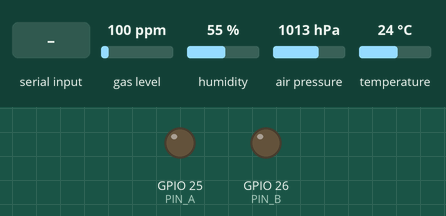
Bench run of a sketch on a simulated ESP32. Shown: output pins drawn as LEDs (lit = HIGH). The test bench sets the inputs (shaded band); at power-on: gas level 100 ppm, humidity 55 %, air pressure 1013 hPa, temperature 24 °C. What the sketch prints to the serial monitor is not drawn.

Above: at 3.8 s.
3.9 s: gas level set to 500 ppm
At 5.2 s:
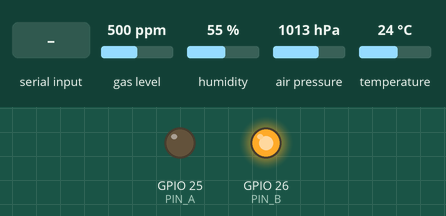
6.3 s: "t" received over Serial
At 6.7 s:
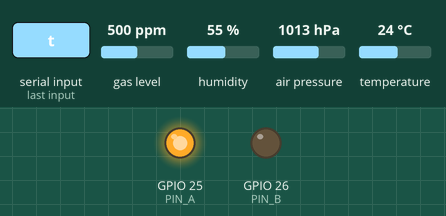
Timing chart, 0 to 17.4 s (numbered marks = the images above; inputs shaded):
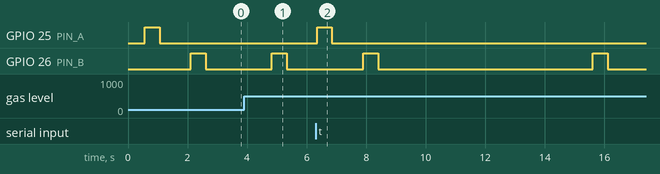

Measured:
- after the input at 3.9 s, GPIO 26 (PIN_B): LOW → HIGH after 0.93 s, → LOW 0.50 s later
- after the input at 6.3 s, GPIO 25 (PIN_A): LOW → HIGH after 0.05 s, → LOW 0.50 s later

The sketch:

desk_test.ino
```cpp
// 机上テスト：リレーモジュール＋BME688（Freenove ESP32-WROVER）
// 起動すると
//   1) I2Cスキャン → BME688の確認
//   2) モジュールA（GPIO25）→ B（GPIO26）を0.5秒ずつ自動でカチッ
//   3) 1秒ごとにBME688の値を表示
//   4) においを検知したら（普段比 -20%以上）モジュールBをカチッ（暖機なし・机用）
// シリアルモニタ（115200）から u=A / d=B / s=停止 / t=自動テストをもう一度

#include <Wire.h>
#include <Adafruit_Sensor.h>
#include <Adafruit_BME680.h>

const int PIN_A = 25;    // モジュールA（上げ）
const int PIN_B = 26;    // モジュールB（下げ）
const int PIN_SDA = 21;
const int PIN_SCL = 22;
const unsigned long ON_MS = 500;
const float DETECT_DROP = 20.0;
const unsigned long COOLDOWN_MS = 10000;  // 机用：10秒は再検知しない

Adafruit_BME680 bme(&Wire);
bool bmeOK = false;
float baseGas = 0;
bool baseReady = false;
unsigned long lastRead = 0;
unsigned long lastDetect = 0;
bool everDetected = false;

void allOff() {
  digitalWrite(PIN_A, LOW);
  digitalWrite(PIN_B, LOW);
}

void pulse(int pin, const char* name) {
  allOff();
  delay(50);
  Serial.printf(">> %s ON\n", name);
  digitalWrite(pin, HIGH);
  delay(ON_MS);
  allOff();
  Serial.printf(">> %s OFF\n", name);
}

void relaySelfTest() {
  Serial.println("--- リレー自動テスト ---");
  pulse(PIN_A, "A (GPIO25)");
  delay(1000);
  pulse(PIN_B, "B (GPIO26)");
  Serial.println("--- A→Bの順にカチッと鳴ればOK ---");
}

void setup() {
  pinMode(PIN_A, OUTPUT);
  pinMode(PIN_B, OUTPUT);
  allOff();
  Serial.begin(115200);
  delay(500);
  Serial.println();
  Serial.println("=== desk test start ===");

  Wire.begin(PIN_SDA, PIN_SCL);
  Serial.println("I2Cスキャン中...");
  int found = 0;
  for (uint8_t addr = 1; addr < 127; addr++) {
    Wire.beginTransmission(addr);
    if (Wire.endTransmission() == 0) {
      Serial.printf("  見つかった: 0x%02X\n", addr);
      found++;
    }
  }
  if (found == 0) Serial.println("  何も見つからない → BME688の配線を確認");

  if (bme.begin(0x77) || bme.begin(0x76)) {
    bmeOK = true;
    bme.setTemperatureOversampling(BME680_OS_8X);
    bme.setHumidityOversampling(BME680_OS_2X);
    bme.setPressureOversampling(BME680_OS_4X);
    bme.setIIRFilterSize(BME680_FILTER_SIZE_3);
    bme.setGasHeater(320, 150);
    Serial.println("BME688 OK");
  } else {
    Serial.println("BME688 NG（リレーのテストだけ続ける）");
  }

  relaySelfTest();
  Serial.println("u=A / d=B / s=停止 / t=自動テスト");
}

void loop() {
  if (Serial.available()) {
    char c = Serial.read();
    if (c == 'u') pulse(PIN_A, "A (GPIO25)");
    else if (c == 'd') pulse(PIN_B, "B (GPIO26)");
    else if (c == 's') { allOff(); Serial.println("STOP"); }
    else if (c == 't') relaySelfTest();
  }

  if (!bmeOK || millis() - lastRead < 1000) return;
  lastRead = millis();
  if (!bme.performReading()) { Serial.println("読み取り失敗"); return; }

  float gas = bme.gas_resistance / 1000.0;
  if (!baseReady) { baseGas = gas; baseReady = true; }
  float drop = (baseGas - gas) / baseGas * 100.0;
  if (drop < DETECT_DROP) baseGas = baseGas * 0.98 + gas * 0.02;

  Serial.printf("温度 %.1f℃  湿度 %.1f%%  ガス %.1fkΩ  普段比 -%.0f%%\n",
                bme.temperature, bme.humidity, gas, drop < 0 ? 0 : drop);

  bool cool = !everDetected || millis() - lastDetect > COOLDOWN_MS;
  if (drop > DETECT_DROP && cool) {
    Serial.println("におい検知！ → モジュールBをカチッ");
    pulse(PIN_B, "B (GPIO26)");
    lastDetect = millis();
    everDetected = true;
  }
}
```
